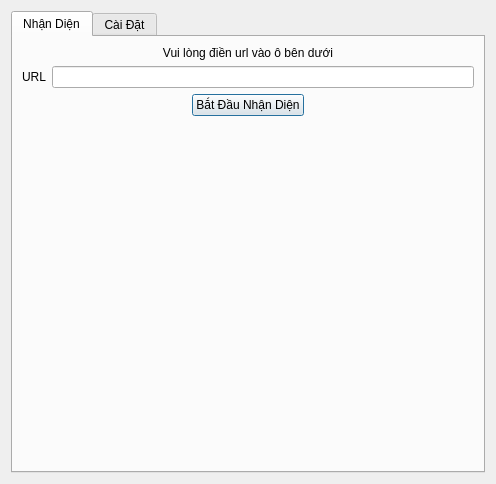
<?xml version="1.0" encoding="UTF-8"?>
<ui version="4.0">
 <class>Dialog</class>
 <widget class="QDialog" name="Dialog">
  <property name="geometry">
   <rect>
    <x>0</x>
    <y>0</y>
    <width>496</width>
    <height>484</height>
   </rect>
  </property>
  <property name="windowTitle">
   <string>Dialog</string>
  </property>
  <layout class="QVBoxLayout" name="verticalLayout_3">
   <item>
    <widget class="QTabWidget" name="tabWidget">
     <property name="currentIndex">
      <number>0</number>
     </property>
     <widget class="QWidget" name="tab">
      <attribute name="title">
       <string>Nhận Diện</string>
      </attribute>
      <layout class="QVBoxLayout" name="verticalLayout">
       <item>
        <widget class="QLabel" name="label_6">
         <property name="text">
          <string>Vui lòng điền url vào ô bên dưới</string>
         </property>
         <property name="alignment">
          <set>Qt::AlignCenter</set>
         </property>
        </widget>
       </item>
       <item>
        <layout class="QHBoxLayout" name="horizontalLayout_4">
         <item>
          <widget class="QLabel" name="label_7">
           <property name="text">
            <string>URL</string>
           </property>
          </widget>
         </item>
         <item>
          <widget class="QLineEdit" name="url"/>
         </item>
        </layout>
       </item>
       <item>
        <layout class="QHBoxLayout" name="horizontalLayout">
         <item>
          <spacer name="horizontalSpacer">
           <property name="orientation">
            <enum>Qt::Horizontal</enum>
           </property>
           <property name="sizeHint" stdset="0">
            <size>
             <width>40</width>
             <height>20</height>
            </size>
           </property>
          </spacer>
         </item>
         <item>
          <widget class="QPushButton" name="sta">
           <property name="text">
            <string>Bắt Đầu Nhận Diện</string>
           </property>
          </widget>
         </item>
         <item>
          <spacer name="horizontalSpacer_2">
           <property name="orientation">
            <enum>Qt::Horizontal</enum>
           </property>
           <property name="sizeHint" stdset="0">
            <size>
             <width>40</width>
             <height>20</height>
            </size>
           </property>
          </spacer>
         </item>
        </layout>
       </item>
       <item>
        <spacer name="verticalSpacer">
         <property name="orientation">
          <enum>Qt::Vertical</enum>
         </property>
         <property name="sizeHint" stdset="0">
          <size>
           <width>20</width>
           <height>341</height>
          </size>
         </property>
        </spacer>
       </item>
      </layout>
     </widget>
     <widget class="QWidget" name="tab_2">
      <attribute name="title">
       <string>Cài Đặt</string>
      </attribute>
      <layout class="QVBoxLayout" name="verticalLayout_2">
       <item>
        <widget class="QLabel" name="label">
         <property name="minimumSize">
          <size>
           <width>0</width>
           <height>25</height>
          </size>
         </property>
         <property name="text">
          <string>MODEL</string>
         </property>
         <property name="alignment">
          <set>Qt::AlignBottom|Qt::AlignLeading|Qt::AlignLeft</set>
         </property>
        </widget>
       </item>
       <item>
        <layout class="QHBoxLayout" name="horizontalLayout_3">
         <item>
          <widget class="QLineEdit" name="model"/>
         </item>
         <item>
          <widget class="QPushButton" name="open">
           <property name="text">
            <string>Open</string>
           </property>
          </widget>
         </item>
        </layout>
       </item>
       <item>
        <widget class="QLabel" name="label_2">
         <property name="minimumSize">
          <size>
           <width>0</width>
           <height>25</height>
          </size>
         </property>
         <property name="text">
          <string>CONFIDENCE_THRESHOLD</string>
         </property>
         <property name="alignment">
          <set>Qt::AlignBottom|Qt::AlignLeading|Qt::AlignLeft</set>
         </property>
        </widget>
       </item>
       <item>
        <widget class="QLineEdit" name="threshold"/>
       </item>
       <item>
        <widget class="QLabel" name="label_3">
         <property name="minimumSize">
          <size>
           <width>0</width>
           <height>25</height>
          </size>
         </property>
         <property name="text">
          <string>GREEN</string>
         </property>
         <property name="alignment">
          <set>Qt::AlignBottom|Qt::AlignLeading|Qt::AlignLeft</set>
         </property>
        </widget>
       </item>
       <item>
        <widget class="QLineEdit" name="green"/>
       </item>
       <item>
        <widget class="QLabel" name="label_5">
         <property name="minimumSize">
          <size>
           <width>0</width>
           <height>25</height>
          </size>
         </property>
         <property name="text">
          <string>WIDTH</string>
         </property>
         <property name="alignment">
          <set>Qt::AlignBottom|Qt::AlignLeading|Qt::AlignLeft</set>
         </property>
        </widget>
       </item>
       <item>
        <widget class="QLineEdit" name="width"/>
       </item>
       <item>
        <widget class="QLabel" name="label_4">
         <property name="minimumSize">
          <size>
           <width>0</width>
           <height>25</height>
          </size>
         </property>
         <property name="text">
          <string>HEIGHT</string>
         </property>
         <property name="alignment">
          <set>Qt::AlignBottom|Qt::AlignLeading|Qt::AlignLeft</set>
         </property>
        </widget>
       </item>
       <item>
        <widget class="QLineEdit" name="height"/>
       </item>
       <item>
        <spacer name="verticalSpacer_3">
         <property name="orientation">
          <enum>Qt::Vertical</enum>
         </property>
         <property name="sizeHint" stdset="0">
          <size>
           <width>20</width>
           <height>103</height>
          </size>
         </property>
        </spacer>
       </item>
       <item>
        <layout class="QHBoxLayout" name="horizontalLayout_2">
         <item>
          <spacer name="horizontalSpacer_3">
           <property name="orientation">
            <enum>Qt::Horizontal</enum>
           </property>
           <property name="sizeHint" stdset="0">
            <size>
             <width>40</width>
             <height>20</height>
            </size>
           </property>
          </spacer>
         </item>
         <item>
          <widget class="QPushButton" name="save">
           <property name="text">
            <string>Lưu</string>
           </property>
          </widget>
         </item>
         <item>
          <spacer name="horizontalSpacer_4">
           <property name="orientation">
            <enum>Qt::Horizontal</enum>
           </property>
           <property name="sizeHint" stdset="0">
            <size>
             <width>40</width>
             <height>20</height>
            </size>
           </property>
          </spacer>
         </item>
        </layout>
       </item>
      </layout>
     </widget>
    </widget>
   </item>
  </layout>
 </widget>
 <resources/>
 <connections/>
</ui>
